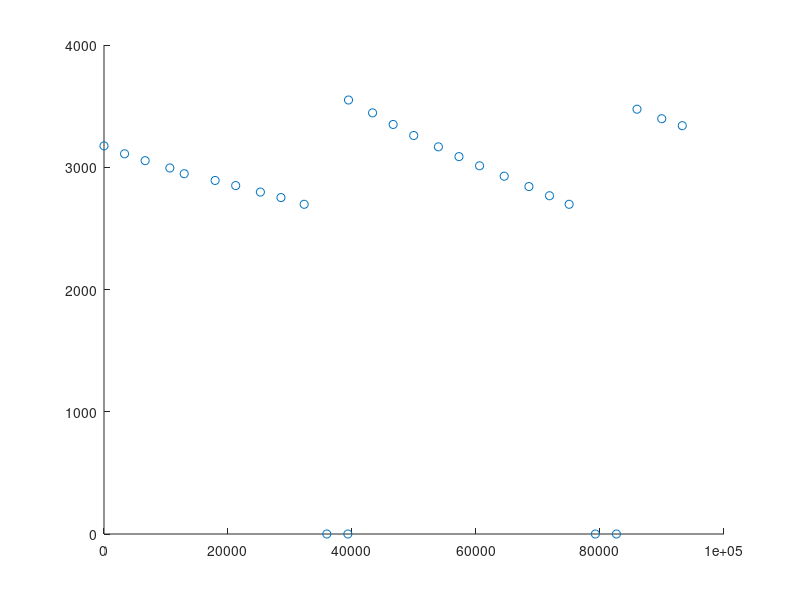

Source code (MATLAB): (Note: this script raises an error after producing the figure.)
Time = [0, 3316, 6635, 10619, 12937, 17921, 21240, 25223, 28543, 32284, 35932, 39332, 39435, 43318, 46636, 49953, 53936, 57254, 60574, 64554, 68535, 71854, 75021, 79254, 82649, 85968, 89953, 93270];
Level = [3175, 3110, 3054, 2994, 2947, 2892, 2850, 2797, 2752, 2697, 0, 0, 3550, 3445, 3350, 3260, 3167, 3087, 3012, 2927, 2842, 2767, 2697, 0, 0, 3475, 3397, 3340];
scatter(Time, Level)

x = linspace(0,50)

levels = @(t) exp(-0.035*(heaviside(45-t)-heaviside(27-t)).*(t-27)) + exp(-(heaviside(27-t).*t*0.025));
flow = @(t) -0.035*(heaviside(45-t)-heaviside(27-t)).*exp(-0.035*(heaviside(45-t)-heaviside(27-t)).*(t-27))+(-0.025)*heaviside(27-t).*exp(-(heaviside(27-t).*t*0.025));
plot(x,levels(x))
figure;
plot(x,flow(x))

%definitely needs some refinement - wondering if we need to somehow feed in
%time to this...
%funct1 has the right shape, just want it to be periodic

% funct = @(t) (heaviside(35-t)).*cos(t);
% funct = @(t) (heaviside(35-t)).*exp(0.5*t);
% funct1 = @(t) (heaviside(50-t)-heaviside(27-t)).*exp(-0.25*t) + (1-(heaviside(50-t)-heaviside(27-t))).*exp(0.1*t);
% plot(x, funct(x).*funct1(x))
% figure;
% plot(x, funct1(x))
% 
% funct2 = @(t) sin(0.5*t).*cos(t).*exp(-t/5);
% figure;
% plot(x,funct2(x))

% xprime = @(x,y) a*x-b*x*y;
% yprime = @(x,y) h*x*y-k*y;

